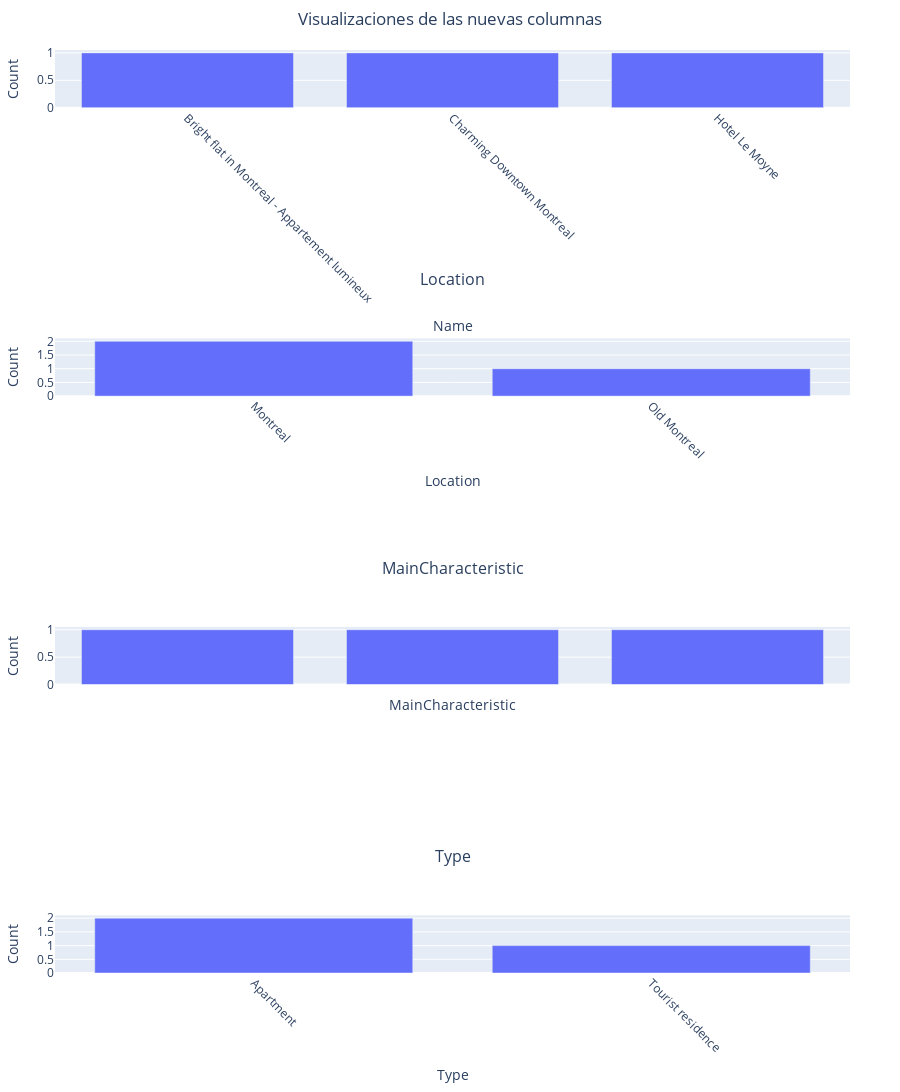

Here is the notebook cell this chart was saved with:
### Code cell
import pandas as pd
import plotly.graph_objs as go
from plotly.subplots import make_subplots
import plotly.express as px
import ast
import json


def string_to_list(x):
    if isinstance(x, str):
        try:
            return ast.literal_eval(x)
        except:
            return x
    return x


def count_list_elements(series):
    counter = {}
    for item in series:
        if isinstance(item, list):
            for element in item:
                if isinstance(element, dict):
                    element = json.dumps(element, sort_keys=True)
                counter[element] = counter.get(element, 0) + 1
        else:
            if isinstance(item, dict):
                item = json.dumps(item, sort_keys=True)
            counter[item] = counter.get(item, 0) + 1
    return pd.Series(counter)


def create_plot(df, column):
    series = df[column].apply(string_to_list)
    if series.dtype == "O":
        if series.apply(lambda x: isinstance(x, list)).any():
            series = series.apply(lambda x: x if isinstance(x, list) else [x])
            flat_list = [item for sublist in series for item in sublist]
            counts = pd.Series(flat_list).value_counts()
        else:
            counts = series.value_counts()
        fig = px.bar(
            counts,
            x=counts.index,
            y=counts.values,
            labels={"y": "count", "index": column},
        )
    elif series.dtype in ["int64", "float64"]:
        fig = px.histogram(series, x=column)
    else:
        print(f"Tipo de datos no soportado para la columna {column}")
        return None
    return fig


new_columns = [
    col
    for col in data.columns
    if col
    not in [
        "listing_id",
        "name",
        "description",
        "text",
        "gpt_response",
        "llama_response",
    ]
]

# Ajustes para mejorar la disposición
altura_base_por_subplot = 500  # Aumentado aún más para dar espacio adicional
altura_total = altura_base_por_subplot * len(new_columns)
espaciado_vertical = 0.25  # Aumentado para mayor separación entre subplots

fig = make_subplots(
    rows=len(new_columns),
    cols=1,
    subplot_titles=new_columns,
    vertical_spacing=espaciado_vertical,
)

for i, column in enumerate(new_columns, start=1):
    subplot = create_plot(data, column)
    if subplot:
        for trace in subplot.data:
            fig.add_trace(trace, row=i, col=1)

        # Actualizar el diseño de cada subplot individualmente
        fig.update_xaxes(
            title_text=column, row=i, col=1, tickangle=45
        )  # Rotar etiquetas 45 grados
        fig.update_yaxes(title_text="Count", row=i, col=1)

        # Ajuste especial para columnas con etiquetas largas (como "3goodthings")
        if (
            "3goodthings" in column or len(column) > 15
        ):  # Ajusta este valor según sea necesario
            fig.update_xaxes(
                tickmode="array", tickvals=[], ticktext=[], row=i, col=1
            )  # Ocultar etiquetas del eje X
            fig.update_annotations(
                text=column, row=i, col=1, x=0.5, y=-0.15, xref="paper", yref="paper"
            )  # Mover título del eje X hacia abajo

# Actualizar el diseño global
fig.update_layout(
    height=altura_total,
    title_text="Visualizaciones de las nuevas columnas",
    showlegend=False,
    title_x=0.5,  # Centrar el título principal
    margin=dict(t=50, b=100, l=50, r=50),  # Aumentar el margen inferior
)

# Ajustar la posición de los títulos de los subplots
for i in fig["layout"]["annotations"]:
    i["y"] = i["y"] + 0.05  # Mover los títulos de los subplots más hacia arriba

# Mostrar la figura
fig.show()

### Figure 1 — Plotly figure (JSON) as saved in the notebook; plotly's stock layout.template omitted (floating-point values rounded to 4 significant figures)
{"data": [{"hovertemplate": "Name=%{x}<br>count=%{y}<extra></extra>", "legendgroup": "", "marker": {"color": "#636efa", "pattern": {"shape": ""}}, "name": "", "orientation": "v", "showlegend": false, "textposition": "auto", "type": "bar", "x": ["Bright flat in Montreal - Appartement lumineux", "Charming Downtown Montreal", "Hotel Le Moyne"], "xaxis": "x", "y": [1, 1, 1], "yaxis": "y"}, {"hovertemplate": "Location=%{x}<br>count=%{y}<extra></extra>", "legendgroup": "", "marker": {"color": "#636efa", "pattern": {"shape": ""}}, "name": "", "orientation": "v", "showlegend": false, "textposition": "auto", "type": "bar", "x": ["Montreal", "Old Montreal"], "xaxis": "x2", "y": [2, 1], "yaxis": "y2"}, {"hovertemplate": "MainCharacteristic=%{x}<br>count=%{y}<extra></extra>", "legendgroup": "", "marker": {"color": "#636efa", "pattern": {"shape": ""}}, "name": "", "orientation": "v", "showlegend": false, "textposition": "auto", "type": "bar", "x": ["Bright 2 bedroom flat in a friendly and authentic neighborhood", "Completely renovated apartments in a private mansion dating back to 1870", "Breathtaking views of historical charm"], "xaxis": "x3", "y": [1, 1, 1], "yaxis": "y3"}, {"hovertemplate": "Type=%{x}<br>count=%{y}<extra></extra>", "legendgroup": "", "marker": {"color": "#636efa", "pattern": {"shape": ""}}, "name": "", "orientation": "v", "showlegend": false, "textposition": "auto", "type": "bar", "x": ["Apartment", "Tourist residence"], "xaxis": "x4", "y": [2, 1], "yaxis": "y4"}], "layout": {"annotations": [{"font": {"size": 16}, "showarrow": false, "text": "Name", "x": 0.5, "xanchor": "center", "xref": "paper", "y": 1.05, "yanchor": "bottom", "yref": "paper"}, {"font": {"size": 16}, "showarrow": false, "text": "Location", "x": 0.5, "xanchor": "center", "xref": "paper", "y": 0.7375, "yanchor": "bottom", "yref": "paper"}, {"font": {"size": 16}, "showarrow": false, "text": "MainCharacteristic", "x": 0.5, "xanchor": "center", "xref": "paper", "y": 0.425, "yanchor": "bottom", "yref": "paper"}, {"font": {"size": 16}, "showarrow": false, "text": "Type", "x": 0.5, "xanchor": "center", "xref": "paper", "y": 0.1125, "yanchor": "bottom", "yref": "paper"}], "height": 2000, "margin": {"b": 100, "l": 50, "r": 50, "t": 50}, "showlegend": false, "title": {"text": "Visualizaciones de las nuevas columnas", "x": 0.5}, "xaxis": {"anchor": "y", "domain": [0, 1], "tickangle": 45, "title": {"text": "Name"}}, "xaxis2": {"anchor": "y2", "domain": [0, 1], "tickangle": 45, "title": {"text": "Location"}}, "xaxis3": {"anchor": "y3", "domain": [0, 1], "tickangle": 45, "tickmode": "array", "ticktext": [], "tickvals": [], "title": {"text": "MainCharacteristic"}}, "xaxis4": {"anchor": "y4", "domain": [0, 1], "tickangle": 45, "title": {"text": "Type"}}, "yaxis": {"anchor": "x", "domain": [0.9375, 1], "title": {"text": "Count"}}, "yaxis2": {"anchor": "x2", "domain": [0.625, 0.6875], "title": {"text": "Count"}}, "yaxis3": {"anchor": "x3", "domain": [0.3125, 0.375], "title": {"text": "Count"}}, "yaxis4": {"anchor": "x4", "domain": [0, 0.0625], "title": {"text": "Count"}}}}
